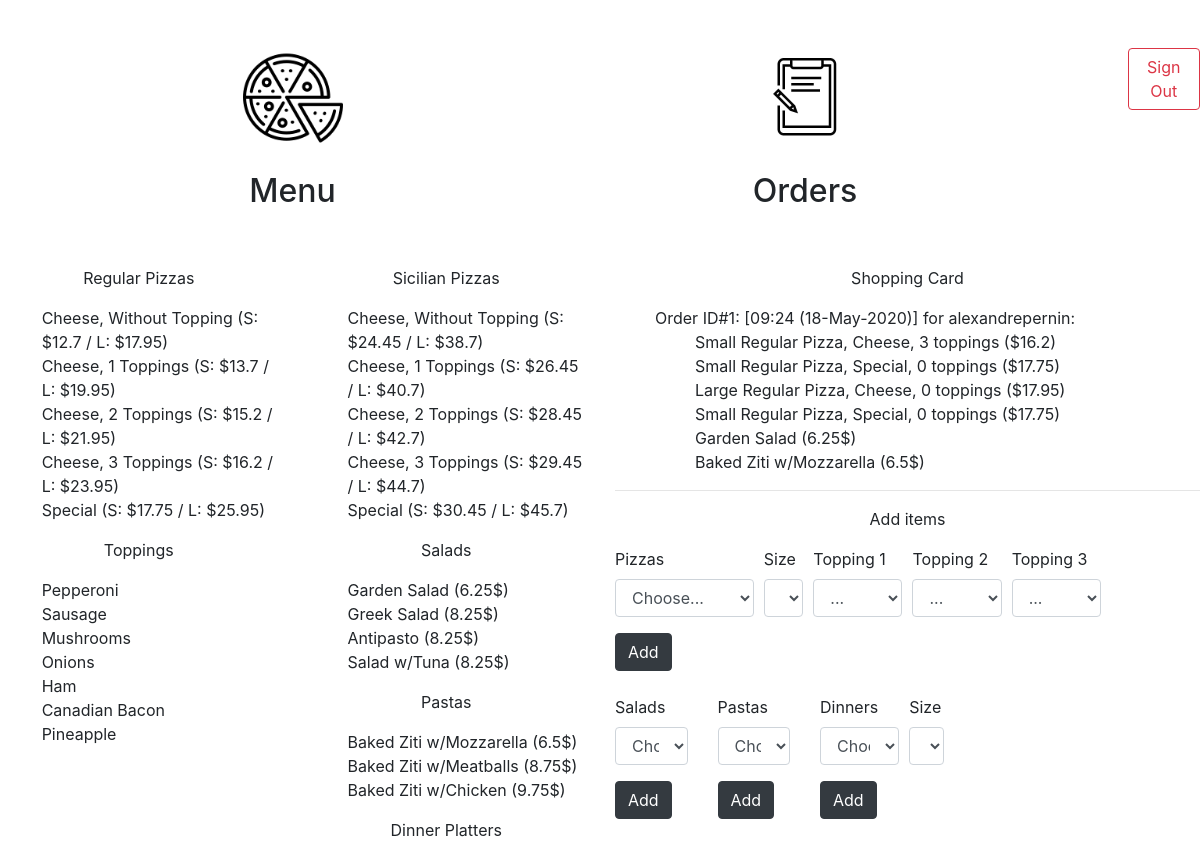
Before: / (signed in) with the older database file.
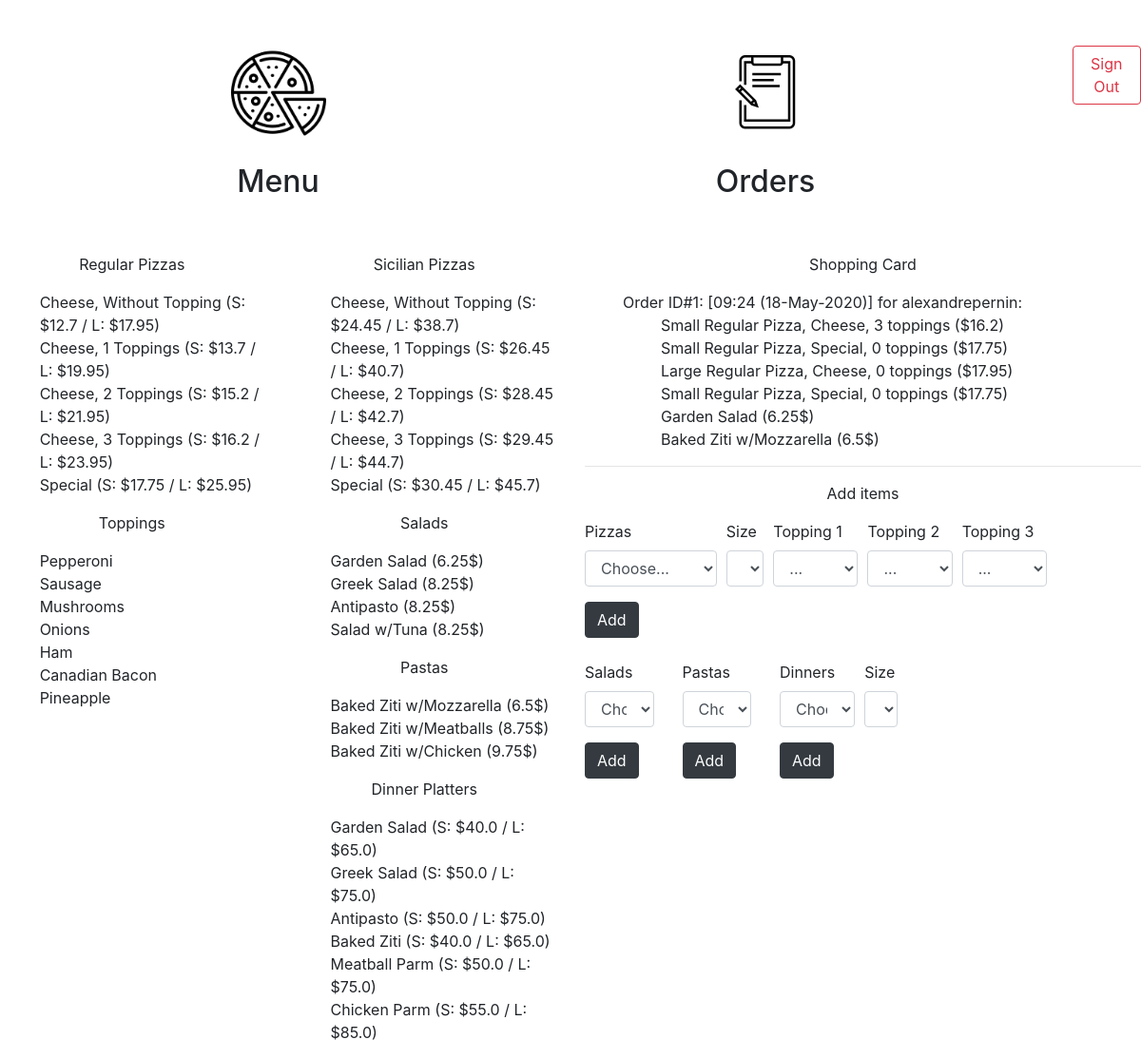
After: the same page with the newer database file.
### orders/models.py (models this page shows)
class Pizza(models.Model):
    type = models.CharField(max_length=8, choices=[('regular', 'Regular'), ('sicilian', 'Sicilian')], default='regular')
    name = models.CharField(max_length=7, choices=[('cheese', 'Cheese'), ('special', 'Special')], default='cheese')
    toppings_nb = models.IntegerField(default=0, choices=[(0,'No Topping'), (1,'1 Topping'), (2, '2 Topping'), (3,'3 Topping')])
    toppings = models.ManyToManyField(Topping, blank=True, related_name="pizzas")
    size = models.CharField(max_length=1,choices=[('S', 'Small'), ('L', 'Large')], default='S')
    price_small = models.FloatField(default=0)
    price_large = models.FloatField(default=0)
    menu = models.BooleanField(default=False)
    def __str__(self):
        if self.menu==True:
            return f"{self.type.capitalize()}, {self.name.capitalize()}, {self.toppings_nb} top. (S: ${self.price_small} / L: ${self.price_large})"
        else:
            if self.size=='S':
                return f"Small {self.type.capitalize()} Pizza, {self.name.capitalize()}, {self.toppings_nb} toppings (${self.price_small})"
            else:
                return f"Large {self.type.capitalize()} Pizza, {self.name.capitalize()}, {self.toppings_nb} toppings (${self.price_large})"

class Topping(models.Model):
    name = models.CharField(max_length=64)
    def __str__(self):
        return "{}".format(self.name)

class Salad(models.Model):
    name = models.CharField(max_length=64)
    price = models.FloatField()
    menu = models.BooleanField(default=False)
    def __str__(self):
        return "{} ({}$)".format(self.name, self.price)

class Pasta(models.Model):
    name = models.CharField(max_length=64)
    price = models.FloatField()
    menu = models.BooleanField(default=False)
    def __str__(self):
        return "{} ({}$)".format(self.name, self.price)

class Order(models.Model):
    user = models.ForeignKey(User, on_delete=models.CASCADE)
    pizzas = models.ManyToManyField(Pizza, blank=True, related_name="orders")
    salads = models.ManyToManyField(Salad, blank=True, related_name="orders")
    pastas = models.ManyToManyField(Pasta, blank=True, related_name="orders")
    dinners = models.ManyToManyField(Dinner, blank=True, related_name="orders")
    created = models.DateTimeField(auto_now_add=True)
    validated = models.BooleanField(default=False)
    def __str__(self):
        date=self.created.strftime("%H:%M (%d-%b-%Y)")
        return f"Order ID#{self.id}: [{date}] for {self.user.username}"

class Dinner(models.Model):
    name = models.CharField(max_length=64)
    size = models.CharField(max_length=1,choices=[('S', 'Small'), ('L', 'Large')], default='S')
    price_small = models.FloatField(default=0)
    price_large = models.FloatField(default=0)
    menu = models.BooleanField(default=False)
    def __str__(self):
        if self.menu==True:
            return f"{self.name} (S: ${self.price_small} / L: ${self.price_large})"
        else:
            if self.size=="S":
                return f"Small Dinner, {self.name} ($ {self.price_small})"
            else:
                return f"Large Dinner, {self.name} ($ {self.price_large})"

### orders/views.py (the view)
# urls.py: path("", views.index, name="index"),
def index(request):
    if not request.user.is_authenticated:
        return render(request, "orders/login.html", {"message": None})
    context = {
        "user": request.user,
        "Pizzas": Pizza.objects.filter(menu=True),
        "Toppings": Topping.objects.all(),
        "Salads": Salad.objects.filter(menu=True),
        "Pastas": Pasta.objects.filter(menu=True),
        "Dinners": Dinner.objects.filter(menu=True),
        "Orders": Order.objects.filter(validated=False, user=request.user)
    }
    logger.error("Processing code for index")
    return render(request, "orders/index.html", context)

### orders/templates/orders/index.html (shortened to what this page needs)
{% extends "orders/base.html" %}
{% block menu_left %}
<p class="text-center"> Regular Pizzas </p>
<ul class="padded">
  {% for pizza in Pizzas %}
    {% if pizza.type == "regular" %}
      {% if pizza.name == "special" %}
        <li style="text-transform:capitalize;"> {{pizza.name}} (S: ${{pizza.price_small}} / L: ${{pizza.price_large}}) </li>
      {% endif %}
      {% if pizza.name == "cheese" %}
        {% if pizza.toppings_nb == 0 %}
          <li style="text-transform:capitalize;"> {{pizza.name}}, without topping (S: ${{pizza.price_small}} / L: ${{pizza.price_large}}) </li>
        {% endif %}
        {% if pizza.toppings_nb > 0 %}
          <li style="text-transform:capitalize;"> {{pizza.name}}, {{pizza.toppings_nb}} toppings (S: ${{pizza.price_small}} / L: ${{pizza.price_large}}) </li>
        {% endif %}
      {% endif %}
    {% endif %}
  {% endfor %}
</ul>
<p class="text-center"> Toppings </p>
<ul class="padded">
  {% for topping in Toppings %}
  <li> {{topping}} </li>
  {% endfor %}
</ul>
{% endblock %}
{% block menu_right %}
<p class="text-center"> Sicilian Pizzas </p>
<ul>
  {% for pizza in Pizzas %}
    {% if pizza.type == "sicilian" %}
      {% if pizza.name == "special" %}
        <li style="text-transform:capitalize;"> {{pizza.name}} (S: ${{pizza.price_small}} / L: ${{pizza.price_large}}) </li>
      {% endif %}
      {% if pizza.name == "cheese" %}
        {% if pizza.toppings_nb == 0 %}
          <li style="text-transform:capitalize;"> {{pizza.name}}, without topping (S: ${{pizza.price_small}} / L: ${{pizza.price_large}}) </li>
        {% endif %}
        {% if pizza.toppings_nb > 0 %}
          <li style="text-transform:capitalize;"> {{pizza.name}}, {{pizza.toppings_nb}} toppings (S: ${{pizza.price_small}} / L: ${{pizza.price_large}}) </li>
        {% endif %}
      {% endif %}
    {% endif %}
  {% endfor %}
</ul>
<p class="text-center"> Salads </p>
<ul>
  {% for salad in Salads %}
  <li> {{salad}} </li>
  {% endfor %}
</ul>
<p class="text-center"> Pastas </p>
<ul>
  {% for pasta in Pastas %}
  <li> {{pasta}} </li>
  {% endfor %}
</ul>
<p class="text-center"> Dinner Platters </p>
<ul>
  {% for dinner in Dinners %}
  <li> {{dinner}} </li>
  {% endfor %}
</ul>
{% endblock %}
{% block choice %}
<p class="text-center"> Shopping Card </p>
<ul>
  {% for order in Orders %}
  <li> {{order}}: </li>
  <ul>
    {% for pizza in order.pizzas.all %}
    <li> {{pizza}} </li>
    {% endfor %}
  </ul>
  <ul>
    {% for salad in order.salads.all %}
    <li> {{salad}} </li>
    {% endfor %}
  </ul>
  <ul>
    {% for pasta in order.pastas.all %}
    <li> {{pasta}} </li>
    {% endfor %}
  </ul>
  {% endfor %}
</ul>
<hr>
<p class="text-center"> Add items </p>
<form id="pizza_form" method="post">
  <div class="form-row">
    <div class="form-group col-md-3">
      <label for="inputState">Pizzas</label>
      <select id="pizza" class="form-control">
        <option selected>Choose...</option>
      </select>
    </div>
    <div class="form-group col-md-1">
      <label for="inputState">Size</label>
      <select id="pizza_size" class="form-control">
        <option selected>...</option>
      </select>
    </div>
    <div class="form-group col-md-2">
      <label for="inputState">Topping 1</label>
      <select id="pizza_top1" class="form-control">
        <option selected>...</option>
      </select>
    </div>
    <div class="form-group col-md-2">
      <label for="inputState">Topping 2</label>
      <select id="pizza_top2" class="form-control">
        <option selected>...</option>
      </select>
    </div>
    <div class="form-group col-md-2">
      <label for="inputState">Topping 3</label>
      <select id="pizza_top3" class="form-control">
        <option selected>...</option>
      </select>
    </div>
    </div>
  <button type="submit" class="btn btn-dark">Add</button>
</form>
<br>
<div class="row">
  <div class="col-2">
    <form id="salad_form" method="post">
      <div class="form-row">
        <div class="form-group col-md-12">
          <label for="inputState">Salads</label>
          <select id="salad" class="form-control">
            <option selected>Choose...</option>
          </select>
        </div>
      </div>
      <button type="submit" class="btn btn-dark">Add</button>
    </form>
  </div>
  <div class="col-2">
    <form id="pasta_form" method="post">
      <div class="form-row">
        <div class="form-group col-md-12">
          <label for="inputState">Pastas</label>
          <select id="pasta" class="form-control">
            <option selected>Choose...</option>
          </select>
        </div>
      </div>
      <button type="submit" class="btn btn-dark">Add</button>
    </form>
    </div>
    <div class="col-3">
      <form id="dinner_form" method="post">
        <div class="form-row">
          <div class="form-group col-md-8">
            <label for="inputState">Dinners</label>
            <select id="dinner" class="form-control">
              <option selected>Choose...</option>
            </select>
          </div>
          <div class="form-group col-md-4">
            <label for="inputState">Size</label>
            <select id="dinner_size" class="form-control">
              <option selected>...</option>
            </select>
          </div>
        </div>
        <button type="submit" class="btn btn-dark">Add</button>
      </form>
      </div>
</div>
{% endblock %}
{% block exit %}
<a href="{% url 'logout' %}" class="btn btn-outline-danger" role="button" aria-pressed="true"> Sign Out </a>
{% endblock %}

### orders/templates/orders/base.html (shortened to what this page needs)
{% load static %}
<!DOCTYPE html>
<html>
    <head>
        <link rel="stylesheet" href="https://stackpath.bootstrapcdn.com/bootstrap/4.4.1/css/bootstrap.min.css">
        <link rel="stylesheet" href="{% static 'orders/styles.css' %}">
    </head>
    <body>
      <br>
      <br>
      <div class="row">
        <div class="col-1"></div>
        <div class="col-4">
          <img class="image_menu" src ="{% static "orders/pizzaicon.jpg" %}">
          <br>
          <h2 class="text-center"> Menu </h2>
        </div>
        <div class="col-1"></div>
        <div class="col-4">
          <img class="image_menu" src ="{% static "orders/ordericon.jpg" %}">
          <br>
          <h2 class="text-center">Orders</h2>
        </div>
        <div class="col-1"></div>
        <div class="col-1">{% block exit %} {% endblock %}</div>
      </div>
      <div class="row">
        <div class="col-3">
          <br>
          <br>
          {% block menu_left %} {% endblock %}
        </div>
        <div class="col-3">
          <br>
          <br>
          {% block menu_right %} {% endblock %}
        </div>
        <div class="col-6">
          <br>
          <br>
          {% block choice %} {% endblock %}
        </div>
      </div>
    </body>
</html>

### orders/static/orders/styles.css (style rules this page uses)
.text-center { text-align: center; }
.image_menu { width:100px; -ms-interpolation-mode:bicubic; display: block; margin-left: auto; margin-right: auto; }
ul { list-style-type: none; }
.padded { padding-left:15%; }

Changed rows visible on the page:
added Dinner: menu+name+price_small "Garden Salad (S: $40.0 / L: $65.0)"
added Dinner: menu+name+price_small "Greek Salad (S: $50.0 / L: $75.0)"
added Dinner: menu+name+price_small "Antipasto (S: $50.0 / L: $75.0)"
added Dinner: menu+name+price_small "Baked Ziti (S: $40.0 / L: $65.0)"
added Dinner: menu+name+price_small "Meatball Parm (S: $50.0 / L: $75.0)"
added Dinner: menu+name+price_small "Chicken Parm (S: $55.0 / L: $85.0)"
